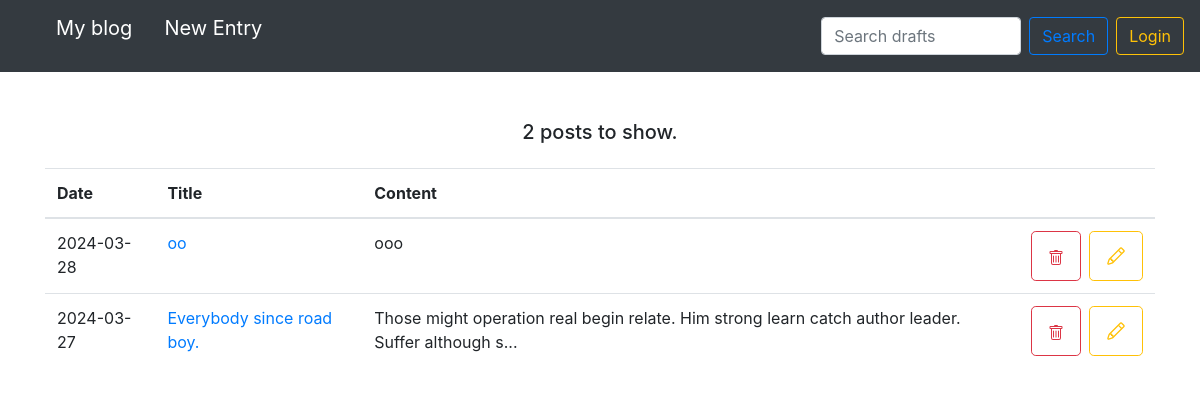
/search_drafts/, run on the app's committed database.
### blog/models.py (models this page shows, shortened)
class Entry(db.Model):
    id = db.Column(db.Integer, primary_key=True)
    title = db.Column(db.String(80), nullable=False)
    content = db.Column(db.Text, nullable=False)
    creation_date = db.Column(db.DateTime, nullable=False,
                              default=datetime.utcnow)
    is_published= db.Column(db.Boolean, default=False)

### blog/routes.py (the view)
@app.route('/search_drafts/')
def search_drafts():
    search_query = request.args.get("q", "")
    drafts = search_posts_by_search_query_and_is_published(search_query, False)
    return render_template("drafts.html",
                           drafts=drafts,
                           counter=drafts.count(),
                           search_query=search_query)

### blog/routes.py (called while the page is built)
@app.context_processor
def inject_template_name():
    return {'template_name': g.get('template_name', 'unknown')}

### blog/utils.py (called while the page is built)
def search_posts_by_search_query_and_is_published(search_query, is_puslished):
    if search_query:
        return Entry.query.filter(
            (Entry.is_published == is_puslished) & (Entry.title.contains(search_query))
        ).order_by(Entry.creation_date.desc())
    else:
        return Entry.query.filter_by(is_published=is_puslished).order_by(Entry.creation_date.desc())

### blog/templates/drafts.html (shortened to what this page needs)
{% set template_name = 'drafts' %}
{% extends "base.html" %}
{% block content %}
<div class="d-flex flex-column justify-content-center align-items-center">
  {% if search_query %}
    <h4>Search results for: {{ search_query }}</h4>
    <h5 class="mt-1 mb-4">Found {{ counter }} posts.</h5>
  {% else %}
    <h5 class="mt-1 mb-4">{{ counter }} posts to show.</h5>
  {% endif %}
</div>
<table class="table">
  <thead>
    <tr>
      <th scope="col">Date</th>
      <th scope="col">Title</th>
      <th scope="col">Content</th>
      <th scope="col"></th>
    </tr>
  </thead>
  <tbody>
  {% for post in drafts %}
    <tr>
      <td>
        {{ post.creation_date.strftime('%Y-%m-%d') }}
      </td>
      <td>
        <a href="{{ url_for('edit_entry', entry_id=post.id) }}">
          {{ post.title }}
        </a>
        </td>
        <td>{{ post.content|truncate(100, true) }}</td>
        <td>
          <div class="d-flex flex-row justify-content-end align-items-center gap-2">
            <form class="mr-2" action="/delete-post/{{ post.id }}" method="POST">
              <button type="submit" class="btn btn-outline-danger btn-lg">
              </button>
            </form>
            <form action="/edit-post/{{ post.id }}" method="POST">
              <button type="submit" class="btn btn-outline-warning btn-lg">
              </button>
            </form>
          </div>
        </td>
      </tr>
  {% endfor %}
  </tbody>
</table>
{% endblock %}

### blog/templates/css/styles.css (style rules this page uses)
body { padding-top: 5rem; }
.btn-outline-danger.btn-lg, .btn-outline-warning.btn-lg { min-height: 50px; }

### data on the page
Entry: creation_date "2024-03-28", title "oo", content "ooo"
Entry: creation_date "2024-03-27", title "Everybody since road boy.", content "Those might operation real begin relate. Him strong learn catch author leader. Suffer although s..."

### other printed values
{{ counter }} "2"
